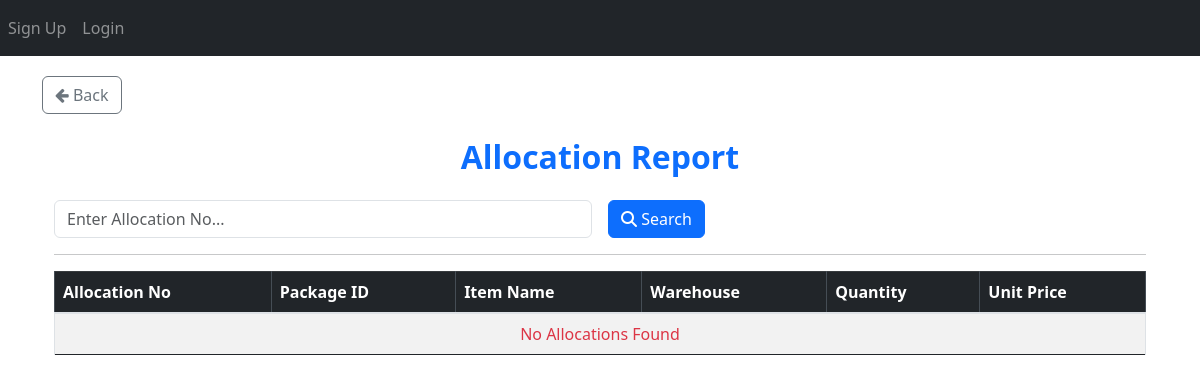
/allocation/generate-report/, run on an earlier commit of the app's database.
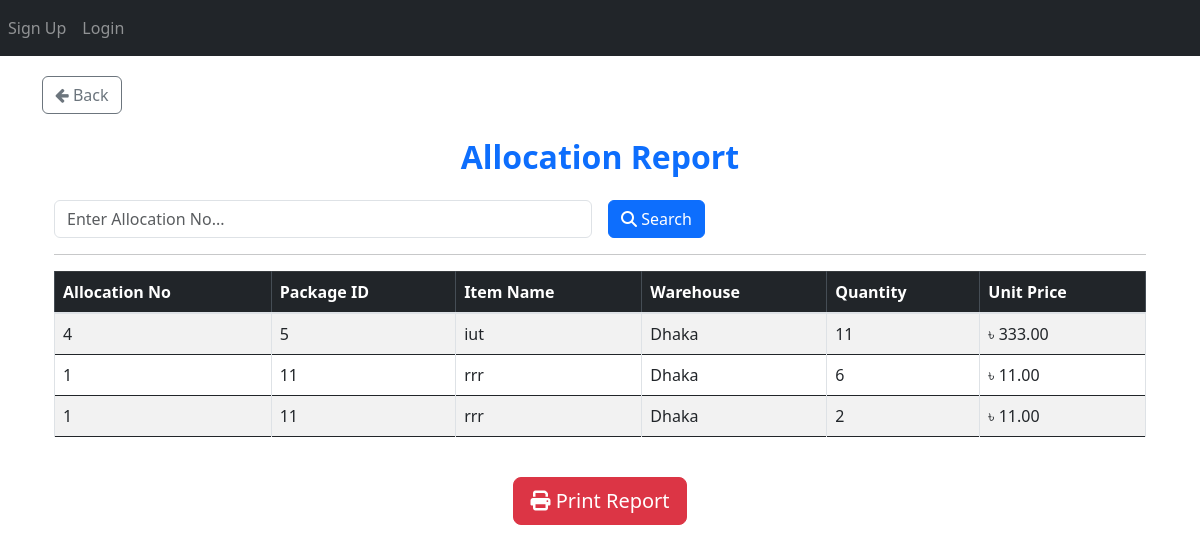
And on a later commit of the database.
### App_Allocation/models.py (models this page shows, shortened)
class Final_Allocation(models.Model):
    allocation_no = models.ForeignKey(Allocation_Number, on_delete=models.CASCADE)  # Deletes related allocations when removed
    item_primary_key = models.IntegerField(null=True)
    pbs = models.ForeignKey(PBS, on_delete=models.CASCADE)
    package = models.ForeignKey(Package, on_delete=models.CASCADE)
    item = models.ForeignKey(Item, on_delete=models.CASCADE)
    warehouse = models.CharField(max_length=50)
    quantity = models.IntegerField()
    price = models.DecimalField(max_digits=15, decimal_places=2)
    created_at = models.DateTimeField(auto_now_add=True)

class Allocation_Number(models.Model):
    allocation_no = models.IntegerField(unique=True)  # Unique allocation number
    def __str__(self):
        return str(self.allocation_no)

### App_Entry/models.py (models this page shows, shortened)
class Package(models.Model):
    packageId = models.BigIntegerField(unique=True)

class Item(models.Model):
    WAREHOUSE_CHOICES = [
        ("Dhaka", "Dhaka"),
        ("Khulna", "Khulna"),
        ("Chittagong", "Chittagong"),
    ]
    UNIT_CHOICES = [
        ("Nos.", "Nos."),
        ("Mtr.", "Mtr."),
        ("Km.", "Km."),
        ("Set.", "Set."),
        ("Pair.", "Pair."),
    ]
    name = models.CharField(max_length=255)
    description = models.TextField(blank=True, null=True)
    warehouse = models.CharField(
        max_length=50, choices=WAREHOUSE_CHOICES, default="Dhaka"
    )
    unit_of_item = models.CharField(
        max_length=10, choices=UNIT_CHOICES, default="Nos."
    )  # Updated field
    unit_price = models.DecimalField(max_digits=15, decimal_places=2, default=0.00)
    quantity_of_item = models.BigIntegerField(default=0)
    package = models.ForeignKey(
        Package,
        on_delete=models.SET_NULL,
        related_name="package_of_item",
        null=True,
    )
    created_at = models.DateTimeField(auto_now_add=True)

### App_Allocation/views/generate_and_print_report.py (the view)
# urls.py: path("generate-report/", views.generate_report, name="generate_report"),
def generate_report(request):
    query = request.GET.get("query", "").strip()
    allocations = Final_Allocation.objects.all().order_by('-created_at')
    if query:
        allocations = allocations.filter(allocation_no__allocation_no__icontains=query)
    context = {
        "allocations": allocations,
        "query": query,
    }
    return render(request, "App_Allocation/generate_and_print_report.html", context)

### templates/App_Allocation/generate_and_print_report.html (shortened to what this page needs)
{% extends 'base.html' %}
{% load crispy_forms_tags %}
{% load static %}
{% block body_block %}
<a href="{% url 'App_Allocation:allocation_page' %}" class="btn btn-outline-secondary">
    <i class="fa fa-arrow-left"></i> Back
</a>
<div class="container mt-4">
    <h2 class="text-primary text-center mb-4"><b>Allocation Report</b></h2>
    <form method="GET" action="{% url 'App_Allocation:generate_report' %}" class="row g-3">
        <div class="col-md-6">
            <input type="text" name="query" class="form-control" placeholder="Enter Allocation No..." value="{{ query }}">
        </div>
        <div class="col-md-3">
            <button type="submit" class="btn btn-primary"><i class="fas fa-search"></i> Search</button>
        </div>
    </form>
    <hr>
    <div class="table-responsive" style="max-height: 350px; overflow-y: auto;">
        <table class="table table-bordered table-striped table-hover">
            <thead class="table-dark">
                <tr>
                    <th>Allocation No</th>
                    <th>Package ID</th>
                    <th>Item Name</th>
                    <th>Warehouse</th>
                    <th>Quantity</th>
                    <th>Unit Price</th>
                </tr>
            </thead>
            <tbody>
                {% if allocations %}
                    {% for allocation in allocations %}
                    <tr>
                        <td>{{ allocation.allocation_no }}</td>
                        <td>{{ allocation.package.packageId }}</td>
                        <td>{{ allocation.item.name }}</td>
                        <td>{{ allocation.warehouse }}</td>
                        <td>{{ allocation.quantity }}</td>
                        <td>৳ {{ allocation.price }}</td>
                    </tr>
                    {% endfor %}
                {% else %}
                    <tr>
                        <td colspan="6" class="text-center text-danger">No Allocations Found</td>
                    </tr>
                {% endif %}
            </tbody>
        </table>
    </div>
    <br>
    <div class="text-center">
        {% if allocations %}
        <button onclick="printReport()" class="btn btn-danger btn-lg">
            <i class="fas fa-print"></i> Print Report
        </button>
        {% endif %}
    </div>
</div>
{% endblock %}

What changed in the data, as far as the page shows it:
added Final_Allocation: allocation_no "4", package.packageId "5", item.name "iut", warehouse "Dhaka", quantity "11", price "333.00"
added Final_Allocation: allocation_no "1", package.packageId "11", item.name "rrr", warehouse "Dhaka", quantity "6", price "11.00"
added Final_Allocation: allocation_no "1", package.packageId "11", item.name "rrr", warehouse "Dhaka", quantity "2", price "11.00"
Also different on the page:
text no longer shown: "No Allocations Found"
text now shown: "Print Report"
